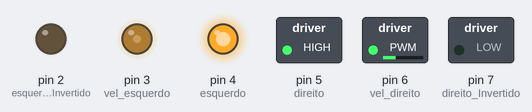
A sketch run on a simulated Arduino Uno, built with avr-gcc and run on an emulated ATmega328P. Shown: switched loads named in the sketch (green lamp = pin HIGH), output pins drawn as LEDs (lit = HIGH). At 20.0 s the program stops and its outputs stay as they are.

Above: at 0.1 s.
At 5.1 s:
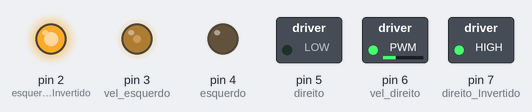
At 10.1 s:
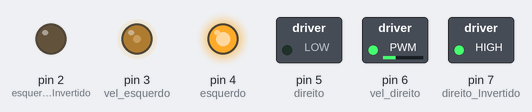
At 15.1 s:
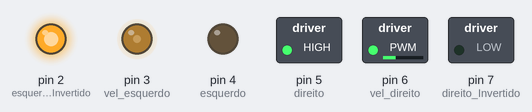
At 20.1 s:
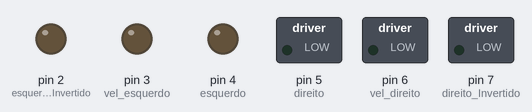
Timing chart, 0 to 21.5 s (numbered marks = the images above):
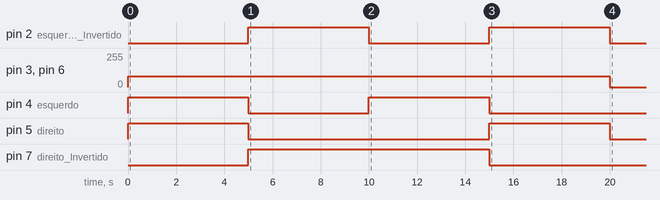

Measured:
- by itself, pin 2 (esquerdo_Invertido), pin 4 (esquerdo): alternates HIGH for 5.0 s and LOW for 5.0 s
- by itself, pin 3 (vel_esquerdo), pin 6 (vel_direito): 0/255 → 80/255 at 0.00 s, → 0/255 20.0 s later
- by itself, pin 5 (direito): alternates HIGH for 5.0 s and LOW for 10.0 s
- by itself, pin 7 (direito_Invertido): LOW → HIGH at 5.0 s, → LOW 10.0 s later

The sketch:

teste_ponteH.ino
```cpp
/*
 Código para teste de ponte-H (trabalhamos com a L298)

/*
==============================================================================================================
MAPEAMENTO DE HARDWARE:
==============================================================================================================*/
//Motor do lado direito
#define direito 5
#define direito_Invertido 7
#define vel_direito 6 //Precisa ser PWM

//Motor do lado esquerdo
#define esquerdo 4
#define esquerdo_Invertido 2
#define vel_esquerdo 3 //Precisa ser PWM


/*
==============================================================================================================
CONSTANTES:
==============================================================================================================*/

//Velocidades (valores para o pulso PWM: 0 - 255)
#define veloc_Frente 80
#define veloc_Reverso 80

//Compensadores de velocidade, para caso o robô esteja com um lado mais rápido que outro
#define compensa_direito 0 //Valor somado a velocidade do motor direito
#define compensa_esquerdo 0 //Valor somado a velocidade do motor esquerdo

/*
==============================================================================================================
CONFIGURAÇÃO:
==============================================================================================================*/
void setup() {

  //Pinos dos motores como saída
  pinMode(direito, OUTPUT);
  pinMode(direito_Invertido, OUTPUT);
  pinMode(esquerdo, OUTPUT);
  pinMode(esquerdo_Invertido, OUTPUT);
  pinMode(vel_direito, OUTPUT);
  pinMode(vel_esquerdo, OUTPUT);


}


/*
==============================================================================================================
PROGRAMA PRINCIPAL:
==============================================================================================================*/
void loop() {

//anda pra frente, anda pra tras, gira pra direita, depois gira esquerda, faz cada operação por 5 segundos e para.

frente();
delay(5000);

tras();
delay(5000);

girar_direita();
delay(5000);

girar_esquerda();
delay(5000);

while(true) {
  para();
}

}


/*==============================================================================================================
DEFININDO CADA FUNÇÃO:
==============================================================================================================*/

void frente(){

     digitalWrite(direito_Invertido, LOW);
     digitalWrite(esquerdo_Invertido, LOW);

     analogWrite(vel_direito, veloc_Frente+compensa_direito);
     analogWrite(vel_esquerdo, veloc_Frente+compensa_esquerdo);

     digitalWrite(direito, HIGH);
     digitalWrite(esquerdo, HIGH);

}

void tras(){

     digitalWrite(direito, LOW);
     digitalWrite(esquerdo, LOW);

     analogWrite(vel_direito, veloc_Reverso+compensa_direito);
     analogWrite(vel_esquerdo, veloc_Reverso+compensa_esquerdo);

     digitalWrite(direito_Invertido, HIGH);
     digitalWrite(esquerdo_Invertido, HIGH);

}


void para(){

     digitalWrite(direito_Invertido, LOW);
     digitalWrite(esquerdo_Invertido, LOW);

     analogWrite(vel_direito, 0);
     analogWrite(vel_esquerdo, 0);

     digitalWrite(direito, LOW);
     digitalWrite(esquerdo, LOW);

}

void direita(){

     digitalWrite(direito_Invertido, LOW);
     digitalWrite(esquerdo_Invertido, LOW);

     analogWrite(vel_direito, veloc_Frente+compensa_direito);
     analogWrite(vel_esquerdo, veloc_Frente+compensa_esquerdo);

     digitalWrite(direito, LOW);
     digitalWrite(esquerdo, HIGH);

}

void esquerda(){

     digitalWrite(direito_Invertido, LOW);
     digitalWrite(esquerdo_Invertido, LOW);

     analogWrite(vel_direito, veloc_Frente+compensa_direito);
     analogWrite(vel_esquerdo, veloc_Frente+compensa_esquerdo);

     digitalWrite(direito, HIGH);
     digitalWrite(esquerdo, LOW);

}

void girar_direita(){

     digitalWrite(direito, LOW);
     digitalWrite(esquerdo_Invertido, LOW);

     analogWrite(vel_direito, veloc_Reverso+compensa_direito);
     analogWrite(vel_esquerdo, veloc_Frente+compensa_esquerdo);

     digitalWrite(direito_Invertido, HIGH);
     digitalWrite(esquerdo, HIGH);

}

void girar_esquerda(){

     digitalWrite(direito_Invertido, LOW);
     digitalWrite(esquerdo, LOW);

     analogWrite(vel_direito, veloc_Frente+compensa_direito);
     analogWrite(vel_esquerdo, veloc_Reverso+compensa_esquerdo);

     digitalWrite(direito, HIGH);
     digitalWrite(esquerdo_Invertido, HIGH);

}

void tras_direita(){

     digitalWrite(direito, HIGH);
     digitalWrite(esquerdo, LOW);

     analogWrite(vel_direito, veloc_Reverso+compensa_direito);
     analogWrite(vel_esquerdo, veloc_Reverso+compensa_esquerdo);

     digitalWrite(direito_Invertido, LOW);
     digitalWrite(esquerdo_Invertido, HIGH);

}

void tras_esquerda(){
     digitalWrite(direito, HIGH);
     digitalWrite(esquerdo, LOW);

     analogWrite(vel_direito, veloc_Reverso+compensa_direito);
     analogWrite(vel_esquerdo, veloc_Reverso+compensa_esquerdo);

     digitalWrite(direito_Invertido, LOW);
     digitalWrite(esquerdo_Invertido, HIGH);

}
```
